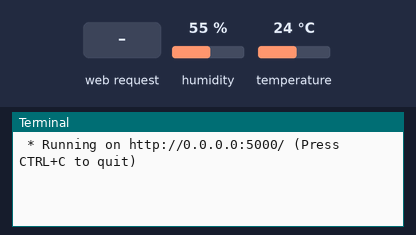
This program was run on a simulated Raspberry Pi (BCM pin numbers). Shown: the last lines printed to the terminal. The inputs (shaded band) are chosen by the test bench; at power-on: humidity 55 %, temperature 24 °C. The clock reads 2024-03-15 10:24:30 at power-on unless the program sets it.

Above: at 1.2 s.
1.3 s: HTTP request for / received
At 2.2 s:
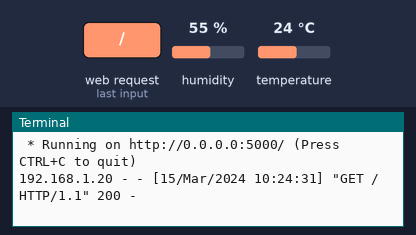
2.8 s: HTTP request for /monitor received
At 4.5 s:
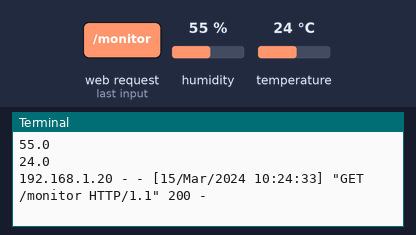

The program:

flask_dht11.py
```python
from flask import Flask, render_template
import Adafruit_DHT
import json

sensor = Adafruit_DHT.DHT11
DHT_PIN = 4

app = Flask(__name__)

@app.route("/")
def home():
    return render_template("dht11.html")

@app.route("/monitor")
def monitoring():
        h,t = Adafruit_DHT.read_retry(sensor, DHT_PIN)
        print(h)
        print(t)
        if h is not None and t is not None:
            data = { 'humidity': h, 'temperature' : t}
            return json.dumps(data)
        else:
            return 'Read error'

if __name__ == "__main__":
        app.run(host="0.0.0.0")
```

Measured:
- after the input at 1.3 s, the terminal: prints a new line at once (image 1)
- after the input at 2.8 s, the terminal: prints a new line after 0.53 s (image 2)
